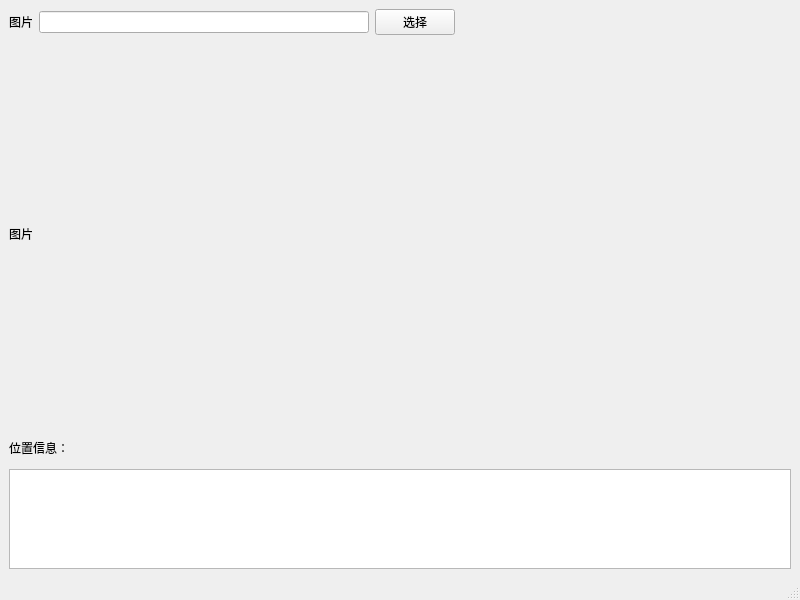
<?xml version="1.0" encoding="UTF-8"?>
<ui version="4.0">
 <class>MainWindow</class>
 <widget class="QMainWindow" name="MainWindow">
  <property name="geometry">
   <rect>
    <x>0</x>
    <y>0</y>
    <width>800</width>
    <height>600</height>
   </rect>
  </property>
  <property name="windowTitle">
   <string>MainWindow</string>
  </property>
  <widget class="QWidget" name="centralwidget">
   <layout class="QGridLayout" name="gridLayout" columnstretch="0,0,0,0">
    <item row="0" column="0">
     <widget class="QLabel" name="label">
      <property name="text">
       <string>图片</string>
      </property>
     </widget>
    </item>
    <item row="0" column="1">
     <widget class="QLineEdit" name="img_path"/>
    </item>
    <item row="0" column="2">
     <widget class="QPushButton" name="select_img_btn">
      <property name="text">
       <string>选择</string>
      </property>
     </widget>
    </item>
    <item row="0" column="3">
     <spacer name="horizontalSpacer">
      <property name="orientation">
       <enum>Qt::Horizontal</enum>
      </property>
      <property name="sizeHint" stdset="0">
       <size>
        <width>329</width>
        <height>20</height>
       </size>
      </property>
     </spacer>
    </item>
    <item row="1" column="0" colspan="4">
     <widget class="ShotLabel" name="img_lab">
      <property name="text">
       <string>图片</string>
      </property>
     </widget>
    </item>
    <item row="2" column="0" colspan="2">
     <widget class="QLabel" name="label_3">
      <property name="maximumSize">
       <size>
        <width>16777215</width>
        <height>30</height>
       </size>
      </property>
      <property name="text">
       <string>位置信息：</string>
      </property>
     </widget>
    </item>
    <item row="3" column="0" colspan="4">
     <widget class="QTextEdit" name="pos_text">
      <property name="maximumSize">
       <size>
        <width>16777215</width>
        <height>100</height>
       </size>
      </property>
     </widget>
    </item>
   </layout>
  </widget>
  <widget class="QMenuBar" name="menubar">
   <property name="geometry">
    <rect>
     <x>0</x>
     <y>0</y>
     <width>800</width>
     <height>23</height>
    </rect>
   </property>
  </widget>
  <widget class="QStatusBar" name="statusbar"/>
 </widget>
 <customwidgets>
  <customwidget>
   <class>ShotLabel</class>
   <extends>QLabel</extends>
   <header>shot_label.h</header>
  </customwidget>
 </customwidgets>
 <resources/>
 <connections/>
</ui>
